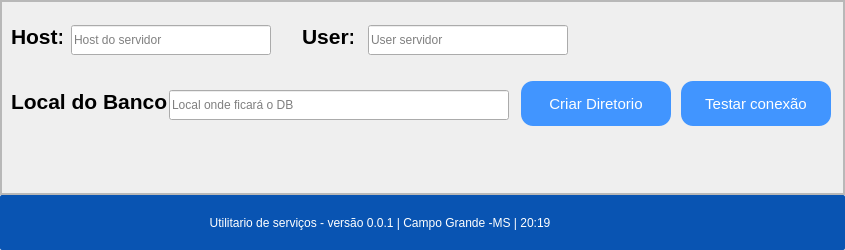
<?xml version="1.0" encoding="UTF-8"?>
<ui version="4.0">
 <class>StringConnection</class>
 <widget class="QMainWindow" name="StringConnection">
  <property name="geometry">
   <rect>
    <x>0</x>
    <y>0</y>
    <width>845</width>
    <height>250</height>
   </rect>
  </property>
  <property name="minimumSize">
   <size>
    <width>845</width>
    <height>250</height>
   </size>
  </property>
  <property name="maximumSize">
   <size>
    <width>845</width>
    <height>250</height>
   </size>
  </property>
  <property name="windowTitle">
   <string>MainWindow</string>
  </property>
  <widget class="QWidget" name="centralwidget">
   <layout class="QVBoxLayout" name="verticalLayout">
    <property name="spacing">
     <number>0</number>
    </property>
    <property name="leftMargin">
     <number>0</number>
    </property>
    <property name="topMargin">
     <number>0</number>
    </property>
    <property name="rightMargin">
     <number>0</number>
    </property>
    <property name="bottomMargin">
     <number>0</number>
    </property>
    <item>
     <widget class="QFrame" name="fram_content">
      <property name="frameShape">
       <enum>QFrame::StyledPanel</enum>
      </property>
      <property name="frameShadow">
       <enum>QFrame::Raised</enum>
      </property>
      <layout class="QVBoxLayout" name="verticalLayout_3">
       <property name="spacing">
        <number>0</number>
       </property>
       <property name="leftMargin">
        <number>0</number>
       </property>
       <property name="topMargin">
        <number>0</number>
       </property>
       <property name="rightMargin">
        <number>0</number>
       </property>
       <property name="bottomMargin">
        <number>0</number>
       </property>
       <item>
        <widget class="QFrame" name="frame_3">
         <property name="frameShape">
          <enum>QFrame::StyledPanel</enum>
         </property>
         <property name="frameShadow">
          <enum>QFrame::Raised</enum>
         </property>
         <widget class="QLabel" name="lb_host">
          <property name="geometry">
           <rect>
            <x>10</x>
            <y>20</y>
            <width>51</width>
            <height>31</height>
           </rect>
          </property>
          <property name="text">
           <string>&lt;html&gt;&lt;head/&gt;&lt;body&gt;&lt;p&gt;&lt;span style=&quot; font-size:16pt; font-weight:700;&quot;&gt;Host:&lt;/span&gt;&lt;/p&gt;&lt;/body&gt;&lt;/html&gt;</string>
          </property>
         </widget>
         <widget class="QLineEdit" name="le_host">
          <property name="geometry">
           <rect>
            <x>70</x>
            <y>24</y>
            <width>200</width>
            <height>30</height>
           </rect>
          </property>
          <property name="minimumSize">
           <size>
            <width>0</width>
            <height>30</height>
           </size>
          </property>
          <property name="sizeIncrement">
           <size>
            <width>200</width>
            <height>30</height>
           </size>
          </property>
          <property name="styleSheet">
           <string notr="true">font: 16pt &quot;Segoe UI&quot;;</string>
          </property>
          <property name="placeholderText">
           <string>Host do servidor</string>
          </property>
         </widget>
         <widget class="QLineEdit" name="le_user">
          <property name="geometry">
           <rect>
            <x>367</x>
            <y>24</y>
            <width>200</width>
            <height>30</height>
           </rect>
          </property>
          <property name="minimumSize">
           <size>
            <width>0</width>
            <height>30</height>
           </size>
          </property>
          <property name="sizeIncrement">
           <size>
            <width>200</width>
            <height>30</height>
           </size>
          </property>
          <property name="styleSheet">
           <string notr="true">font: 16pt &quot;Segoe UI&quot;;</string>
          </property>
          <property name="placeholderText">
           <string>User servidor</string>
          </property>
         </widget>
         <widget class="QLabel" name="lb_user">
          <property name="geometry">
           <rect>
            <x>301</x>
            <y>20</y>
            <width>51</width>
            <height>31</height>
           </rect>
          </property>
          <property name="text">
           <string>&lt;html&gt;&lt;head/&gt;&lt;body&gt;&lt;p&gt;&lt;span style=&quot; font-size:16pt; font-weight:700;&quot;&gt;User:&lt;/span&gt;&lt;/p&gt;&lt;/body&gt;&lt;/html&gt;</string>
          </property>
         </widget>
         <widget class="QLabel" name="lb_localDb">
          <property name="geometry">
           <rect>
            <x>10</x>
            <y>80</y>
            <width>161</width>
            <height>41</height>
           </rect>
          </property>
          <property name="text">
           <string>&lt;html&gt;&lt;head/&gt;&lt;body&gt;&lt;p&gt;&lt;span style=&quot; font-size:16pt; font-weight:700;&quot;&gt;Local do Banco:&lt;/span&gt;&lt;/p&gt;&lt;/body&gt;&lt;/html&gt;</string>
          </property>
         </widget>
         <widget class="QLineEdit" name="le_localDb">
          <property name="geometry">
           <rect>
            <x>168</x>
            <y>89</y>
            <width>340</width>
            <height>30</height>
           </rect>
          </property>
          <property name="minimumSize">
           <size>
            <width>0</width>
            <height>30</height>
           </size>
          </property>
          <property name="sizeIncrement">
           <size>
            <width>200</width>
            <height>30</height>
           </size>
          </property>
          <property name="styleSheet">
           <string notr="true">font: 16pt &quot;Segoe UI&quot;;</string>
          </property>
          <property name="placeholderText">
           <string>Local onde ficará o DB</string>
          </property>
         </widget>
         <widget class="QPushButton" name="btn_localDB">
          <property name="geometry">
           <rect>
            <x>520</x>
            <y>80</y>
            <width>150</width>
            <height>45</height>
           </rect>
          </property>
          <property name="minimumSize">
           <size>
            <width>150</width>
            <height>45</height>
           </size>
          </property>
          <property name="maximumSize">
           <size>
            <width>150</width>
            <height>45</height>
           </size>
          </property>
          <property name="baseSize">
           <size>
            <width>0</width>
            <height>0</height>
           </size>
          </property>
          <property name="font">
           <font>
            <family>MS Shell Dlg 2</family>
            <pointsize>11</pointsize>
            <italic>false</italic>
            <bold>false</bold>
           </font>
          </property>
          <property name="styleSheet">
           <string notr="true">QPushButton{
	border-style: none;
	border-width: 2px;
	font: 75 11pt &quot;MS Shell Dlg 2&quot;;
	color: rgb(255, 255, 255);
	background-color: #4195FF;
	border-radius: 12px;
	border-bottom-color: rgb(4, 35, 38);
	border-right-color:  rgb(4, 35, 38);
}
QPushButton:hover{
	border-style: none;
	border-width: 2px;
	font: 75 11pt &quot;MS Shell Dlg 2&quot;;
	color: rgb(255, 255, 255);
	background-color: #0954B2;
	border-radius: 12px;
	border-bottom-color: rgb(4, 35, 38);
	border-right-color:  rgb(4, 35, 38);
}


QPushButton:pressed{
	border-style: insetset;
	border-width: 2px;
	font: 75 11pt &quot;MS Shell Dlg 2&quot;;
	color: rgb(255, 255, 255);
	background-color: #4195FF;
	border-radius: 8px;
	border-top-color: rgb(4, 35, 38);
	border-left-color:  rgb(4, 35, 38);
}</string>
          </property>
          <property name="inputMethodHints">
           <set>Qt::ImhNone</set>
          </property>
          <property name="text">
           <string>Criar Diretorio</string>
          </property>
          <property name="icon">
           <iconset>
            <normaloff>../src/icon_folder.svg</normaloff>../src/icon_folder.svg</iconset>
          </property>
          <property name="iconSize">
           <size>
            <width>20</width>
            <height>20</height>
           </size>
          </property>
         </widget>
         <widget class="QPushButton" name="btn_testConnection">
          <property name="geometry">
           <rect>
            <x>680</x>
            <y>80</y>
            <width>150</width>
            <height>45</height>
           </rect>
          </property>
          <property name="minimumSize">
           <size>
            <width>150</width>
            <height>45</height>
           </size>
          </property>
          <property name="maximumSize">
           <size>
            <width>150</width>
            <height>45</height>
           </size>
          </property>
          <property name="baseSize">
           <size>
            <width>0</width>
            <height>0</height>
           </size>
          </property>
          <property name="font">
           <font>
            <family>MS Shell Dlg 2</family>
            <pointsize>11</pointsize>
            <italic>false</italic>
            <bold>false</bold>
           </font>
          </property>
          <property name="styleSheet">
           <string notr="true">QPushButton{
	border-style: none;
	border-width: 2px;
	font: 75 11pt &quot;MS Shell Dlg 2&quot;;
	color: rgb(255, 255, 255);
	background-color: #4195FF;
	border-radius: 12px;
	border-bottom-color: rgb(4, 35, 38);
	border-right-color:  rgb(4, 35, 38);
}
QPushButton:hover{
	border-style: none;
	border-width: 2px;
	font: 75 11pt &quot;MS Shell Dlg 2&quot;;
	color: rgb(255, 255, 255);
	background-color: #0954B2;
	border-radius: 12px;
	border-bottom-color: rgb(4, 35, 38);
	border-right-color:  rgb(4, 35, 38);
}


QPushButton:pressed{
	border-style: insetset;
	border-width: 2px;
	font: 75 11pt &quot;MS Shell Dlg 2&quot;;
	color: rgb(255, 255, 255);
	background-color: #4195FF;
	border-radius: 8px;
	border-top-color: rgb(4, 35, 38);
	border-left-color:  rgb(4, 35, 38);
}</string>
          </property>
          <property name="inputMethodHints">
           <set>Qt::ImhNone</set>
          </property>
          <property name="text">
           <string>Testar conexão</string>
          </property>
          <property name="icon">
           <iconset>
            <normaloff>../src/icon_uncheck.svg</normaloff>../src/icon_uncheck.svg</iconset>
          </property>
          <property name="iconSize">
           <size>
            <width>20</width>
            <height>20</height>
           </size>
          </property>
         </widget>
        </widget>
       </item>
      </layout>
     </widget>
    </item>
    <item>
     <widget class="QFrame" name="frame_2">
      <property name="enabled">
       <bool>true</bool>
      </property>
      <property name="minimumSize">
       <size>
        <width>0</width>
        <height>55</height>
       </size>
      </property>
      <property name="maximumSize">
       <size>
        <width>16777215</width>
        <height>55</height>
       </size>
      </property>
      <property name="sizeIncrement">
       <size>
        <width>0</width>
        <height>10</height>
       </size>
      </property>
      <property name="styleSheet">
       <string notr="true">background-color: #0954B2;
border-radius: 2px;
</string>
      </property>
      <property name="frameShape">
       <enum>QFrame::StyledPanel</enum>
      </property>
      <property name="frameShadow">
       <enum>QFrame::Raised</enum>
      </property>
      <layout class="QHBoxLayout" name="horizontalLayout">
       <property name="spacing">
        <number>30</number>
       </property>
       <property name="leftMargin">
        <number>0</number>
       </property>
       <property name="topMargin">
        <number>0</number>
       </property>
       <property name="rightMargin">
        <number>10</number>
       </property>
       <property name="bottomMargin">
        <number>0</number>
       </property>
       <item>
        <widget class="QLabel" name="lb_commom">
         <property name="minimumSize">
          <size>
           <width>0</width>
           <height>35</height>
          </size>
         </property>
         <property name="maximumSize">
          <size>
           <width>16777215</width>
           <height>35</height>
          </size>
         </property>
         <property name="styleSheet">
          <string notr="true">font: 75 9pt &quot;MS Shell Dlg 2&quot;;
color: #fff;
</string>
         </property>
         <property name="text">
          <string>Utilitario de serviços - versão 0.0.1 | Campo Grande -MS | 20:19</string>
         </property>
         <property name="alignment">
          <set>Qt::AlignCenter</set>
         </property>
        </widget>
       </item>
       <item>
        <widget class="QPushButton" name="btn_statusConection">
         <property name="minimumSize">
          <size>
           <width>45</width>
           <height>45</height>
          </size>
         </property>
         <property name="maximumSize">
          <size>
           <width>45</width>
           <height>45</height>
          </size>
         </property>
         <property name="baseSize">
          <size>
           <width>0</width>
           <height>0</height>
          </size>
         </property>
         <property name="font">
          <font>
           <family>MS Shell Dlg 2</family>
           <pointsize>11</pointsize>
           <italic>false</italic>
           <bold>false</bold>
          </font>
         </property>
         <property name="styleSheet">
          <string notr="true">QPushButton{
	border-style: none;
	border-width: 2px;
	font: 75 11pt &quot;MS Shell Dlg 2&quot;;
	color: rgb(255, 255, 255);
	background-color: #0954B2;
	border-radius: 12px;
	border-bottom-color: rgb(4, 35, 38);
	border-right-color:  rgb(4, 35, 38);
}
QPushButton:hover{
	border-style: none;
	border-width: 2px;
	font: 75 11pt &quot;MS Shell Dlg 2&quot;;
	color: rgb(255, 255, 255);
	background-color: #0954B2;
	border-radius: 12px;
	border-bottom-color: rgb(4, 35, 38);
	border-right-color:  rgb(4, 35, 38);
}


QPushButton:pressed{
	border-style: insetset;
	border-width: 2px;
	font: 75 11pt &quot;MS Shell Dlg 2&quot;;
	color: rgb(255, 255, 255);
	background-color: #4195FF;
	border-radius: 8px;
	border-top-color: rgb(4, 35, 38);
	border-left-color:  rgb(4, 35, 38);
}</string>
         </property>
         <property name="inputMethodHints">
          <set>Qt::ImhNone</set>
         </property>
         <property name="text">
          <string/>
         </property>
         <property name="icon">
          <iconset>
           <normaloff>../src/icon_disconnectDB.svg</normaloff>../src/icon_disconnectDB.svg</iconset>
         </property>
         <property name="iconSize">
          <size>
           <width>50</width>
           <height>50</height>
          </size>
         </property>
        </widget>
       </item>
      </layout>
     </widget>
    </item>
   </layout>
  </widget>
 </widget>
 <resources/>
 <connections/>
</ui>
